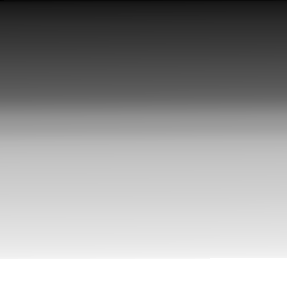
#> input picture Parte2/img1_tp.png, 287 x 288 px
$ jupyter execute TP1_parte2.ipynb   (shell and % lines are left out)
#> lines starting #> are read from the running program, lines starting #| are printed output that depends on the picture; after the words box and inside, x2 and y2 are one past the last pixel; in counts of white or black regions, pixels touching at a corner belong together; long printed decimals are rounded
[cell 1]
#Parte 2:
#   1-Para las imágenes img1_tp. y img2_tp.png leerlas con OpenCV en escala de grisas y visualizarlas.


#%matplotlib qt
# OpenCV-Python utiliza NumPy para el manejo de imágenes
import numpy as np
# cv2 es el módulo python para acceder a OpenCV
import cv2 as cv
# Usamos las poderosas herramientas de graficación de matplotlib para mostrar imágenes, perfiles, histogramas, etc
import matplotlib.pyplot as plt

[cell 2]
# Lee las dos imágenes en escala de grises
imagen1 = cv.imread('img1_tp.png', cv.IMREAD_GRAYSCALE)
#> imagen1 is the input picture: shape (288, 287); min 2, max 255, mean 154.8


# Lee las dos imágenes en escala de grises
imagen1 = cv.imread('img1_tp.png', cv.IMREAD_GRAYSCALE)
imagen2 = cv.imread('img2_tp.png', cv.IMREAD_GRAYSCALE)
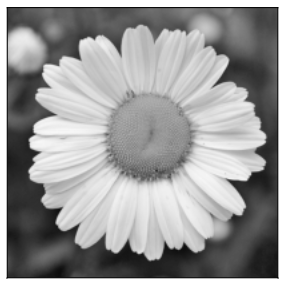
#> input picture Parte2/img2_tp.png, 287 x 288 px
#> imagen2 is the input picture: shape (288, 287); min 2, max 255, mean 154.8

# Dimensión de la imagen
print(f'Tamaño imagen 1: {imagen1.shape} pix')
#| Tamaño imagen 1: (288, 287) pix
print(imagen1)
#> (printed output is left out)

print(f'Tamaño imagen 2: {imagen2.shape} pix')
#| Tamaño imagen 2: (288, 287) pix
print(imagen2)
#> (printed output is left out)

[cell 3]
# Visualiza las dos imágenes
plt.subplot(1, 2, 1)
plt.imshow(imagen1, cmap='gray')
plt.title('Imagen 1')

plt.subplot(1, 2, 2)
plt.imshow(imagen2, cmap='gray')
plt.title('Imagen 2')

plt.show()

[cell 4]
# Visualiza las imágenes
cv.imshow('Imagen 1', imagen1)
cv.imshow('Imagen 2', imagen2)

# Espera hasta que se presione una tecla y luego cierra las ventanas
cv.waitKey(0)
cv.destroyAllWindows()

[cell 5]
#   2-Elija el numero de bins que crea conveniente y grafique su histograma, compare los histogramas entre si.
#   Explicar lo que se observa, si tuviera que entrenar un modelo de clasificación/detección de imágenes,
#   considera que puede ser de utilidad tomar como ‘features’ a los histogramas?

[cell 6]
img1 = cv.imread('img1_tp.png')
img2 = cv.imread('img2_tp.png')
# Elija el número de bins que crea conveniente
num_bins = 50

# Calcula los histogramas
hist_imagen1 = cv.calcHist([img1], [0], None, [num_bins], [0, 256])
#> hist_imagen1 = 50 values, max 8400 at index 49, min 4 at index 0, mean 1653.1
hist_imagen2 = cv.calcHist([img2], [0], None, [num_bins], [0, 256])
#> hist_imagen2 has the same summary as hist_imagen1

# Grafica los histogramas
plt.figure(figsize=(10, 5))

plt.subplot(1, 2, 1)
plt.plot(hist_imagen1, color='b')
plt.title('Histograma Imagen 1')
plt.xlabel('Intensidad de píxel')
plt.ylabel('Frecuencia')

plt.subplot(1, 2, 2)
plt.plot(hist_imagen2, color='r')
plt.title('Histograma Imagen 2')
plt.xlabel('Intensidad de píxel')
plt.ylabel('Frecuencia')

# Muestra los histogramas en ventanas emergentes
plt.show()
#> figure, not shown here; panel 1: curve peaks at x = 49, y = 8400; panel 2: curve peaks at x = 49, y = 8400

Consigna: Explicar lo que se observa, si tuviera que entrenar un modelo de clasificación/detección de imágenes,
considera que puede ser de utilidad tomar como ‘features’ a los histogramas?
Respuesta:
Los histogramas de dos imágenes son prácticamente idénticos, esto sugiere que las distribuciones de intensidades de píxeles en ambas imágenes son muy similares. En este caso, los histogramas pueden no ser características útiles para distinguir entre estas dos imágenes específicas.

[cell 7]
hsv1 = cv.cvtColor(img1, cv.COLOR_BGR2HSV)
#> hsv1: shape (288, 287, 3); mean H, S, V 0, 0, 154.8
hist1 = cv.calcHist([hsv1], channels=[0, 2], mask=None, histSize=[180, 256], ranges=[0, 180, 0, 255])
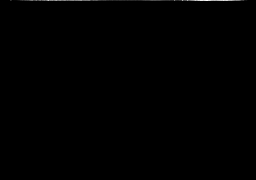
#> hist1: shape (180, 256) float32; min 0, max 811, mean 1.6; drawn with min black and max white
plt.figure()
plt.imshow(hist1, cmap='jet')
plt.show()

hsv2 = cv.cvtColor(img2, cv.COLOR_BGR2HSV)
#> hsv2: shape (288, 287, 3); mean H, S, V 0, 0, 154.8
hist2 = cv.calcHist([hsv2], channels=[0, 2], mask=None, histSize=[180, 256], ranges=[0, 180, 0, 255])
plt.figure()
plt.imshow(hist2, cmap='jet')
plt.show()

[cell 8]
#Si queremos que las imágenes sean mostradas en una ventana emergente quitar el inline
#%matplotlib

import numpy as np
import cv2 as cv
import matplotlib.pyplot as plt

[cell 9]
# Cargar la imagen color
img_color = cv.imread('segmentacion.png')
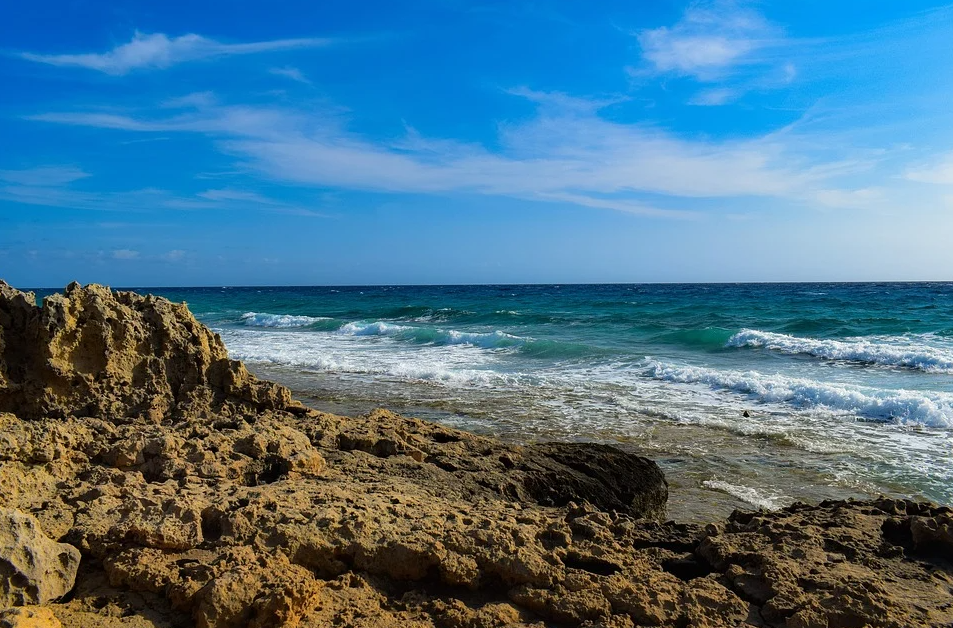
#> input picture Parte2/segmentacion.png, 953 x 628 px
#> img_color is the input picture: shape (628, 953, 3); mean B, G, R 139, 116.4, 76.1
imgRGB = cv.cvtColor(img_color, cv.COLOR_BGR2RGB)

plt.figure(1)
plt.imshow(imgRGB)
plt.show()

[cell 10]
# Tomamos una muestra del cielo
img_muestra_cielo = imgRGB[0:272, 0:944,:]
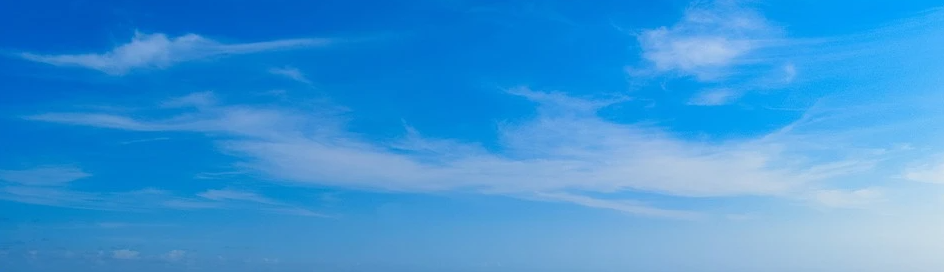
#> img_muestra_cielo: shape (272, 944, 3); mean R, G, B 60.8, 150.5, 216
plt.figure(2)
plt.imshow(img_muestra_cielo)
plt.show()

# Tomamos una muestra del cielo
img_muestra_agua = imgRGB[285:339, 470:944,:]
plt.figure(2)
plt.imshow(img_muestra_agua)
plt.show()

# Tomamos una muestra del cielo
img_muestra_tierra = imgRGB[450:624, 0:475 ,:]
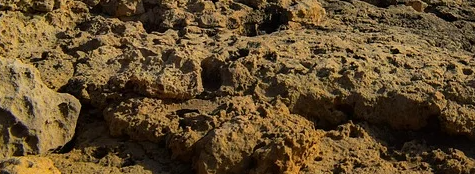
#> img_muestra_tierra: shape (174, 475, 3); mean R, G, B 98.2, 76.4, 45.1
plt.figure(2)
plt.imshow(img_muestra_tierra)
plt.show()

[cell 11]
# Pintemos de blanco los puntos que estén cerca de la media en un radio menor que 3 sigmas
# para ¨capturar¨ el 99.7 % de pixeles.
def segmentar(color_mean,color_std,segmento):
    n_sigma = 3
    mask = cv.inRange(imgRGB, color_mean-color_std * n_sigma,  color_mean+color_std * n_sigma)
    img_segmentada = cv.bitwise_and(imgRGB, imgRGB, mask=mask)

    plt.figure(3)
    plt.imshow(img_segmentada)
    plt.title('Segmentacion de '+segmento)
    plt.show()

[cell 12]
# Calculamos un modelo estadístico sencillo para caracterizar
#el color del cielo en el espacio RGB
color_mean_cielo, color_std_cielo = cv.meanStdDev(img_muestra_cielo)
#> color_mean_cielo = [60.81, 150.5, 216]; color_std_cielo = [57.78, 29.19, 16.16]
print(color_mean_cielo.flatten().tolist())
#| [60.805, 150.521, 216.042]
print(color_std_cielo.flatten().tolist())
#| [57.778, 29.189, 16.163]
segmentar(color_mean_cielo,color_std_cielo,'cielo')
#> in segmentar, `mask = cv.inRange(imgRGB, color_mean-color_std * n_sigma,  color_mean+..`:
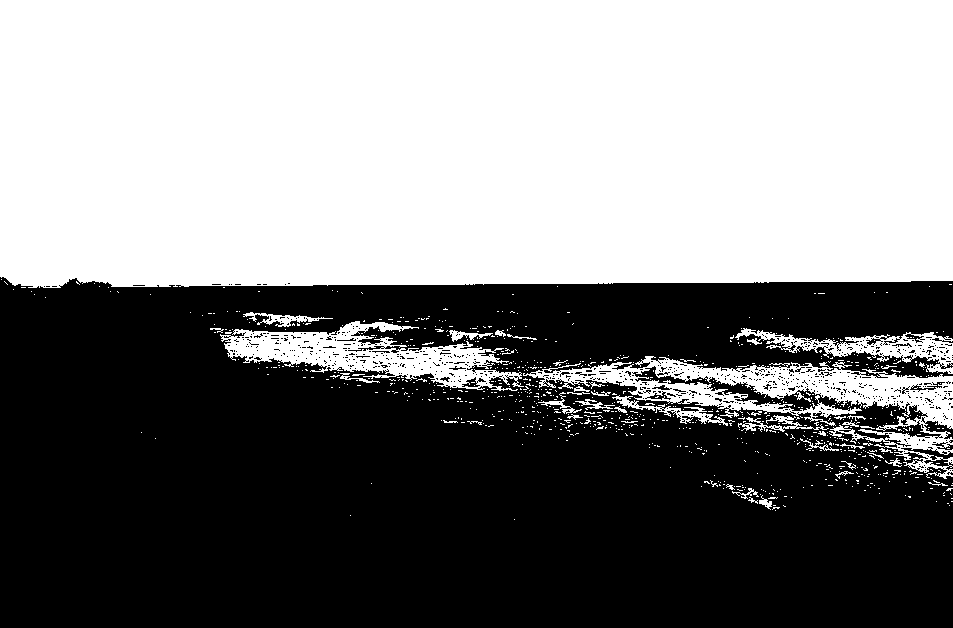
#> mask: shape (628, 953); 50.3% white; 762 black regions (744 under 20 px), largest, box (x1, y1, x2, y2) and area: (0, 277, 953, 628) 293780, (901, 447, 953, 470) 346, (921, 417, 953, 439) 242
#> in segmentar, `img_segmentada = cv.bitwise_and(imgRGB, imgRGB, mask=mask)`:
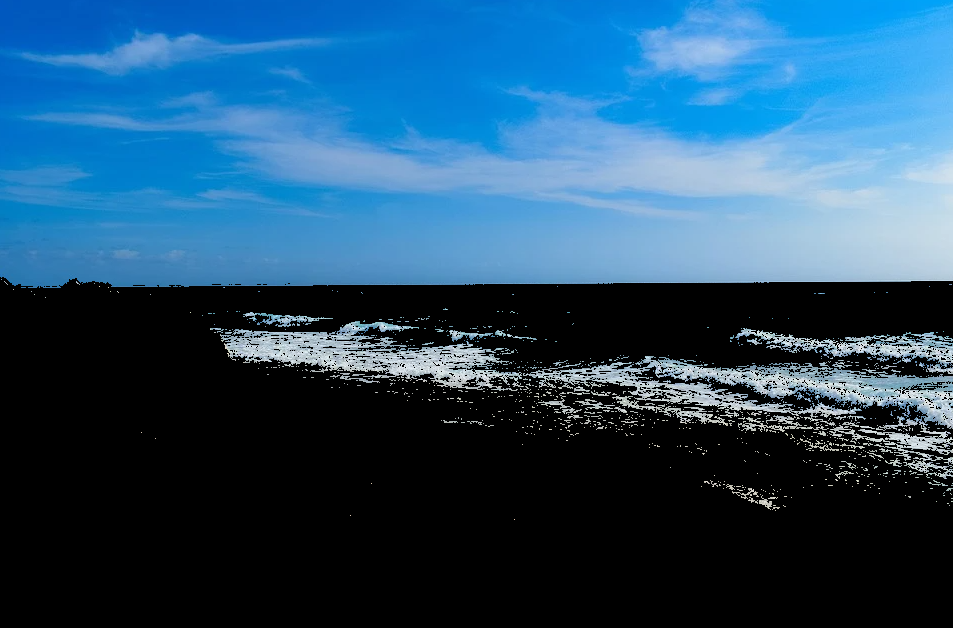
#> img_segmentada: shape (628, 953, 3); mean R, G, B 37.2, 78, 107.6

# Calculamos un modelo estadístico sencillo para caracterizar
#el color del agua en el espacio RGB
color_mean_agua, color_std_agua = cv.meanStdDev(img_muestra_agua)
#> color_mean_agua = [21.81, 86.5, 108]; color_std_agua = [32.67, 28.15, 25.91]
print(color_mean_agua.flatten().tolist())
#| [21.811, 86.500, 108.030]
print(color_std_agua.flatten().tolist())
#| [32.673, 28.146, 25.912]
segmentar(color_mean_agua,color_std_agua,'agua')
#> call 2 of segmentar, with color_mean = array of shape (3, 1), color_std = array of shape (3, 1), segmento = 'agua'
#> in segmentar (call 2), `mask = cv.inRange(imgRGB, color_mean-color_std * n_sigma,  color_mean+..`: mask: shape (628, 953); 21.7% white; 6087 white regions (5746 under 20 px), largest, box (x1, y1, x2, y2) and area: (0, 240, 953, 381) 61121, (244, 359, 953, 613) 30141, (633, 366, 946, 436) 3557
#> in segmentar (call 2), `img_segmentada = cv.bitwise_and(imgRGB, imgRGB, mask=mask)`:
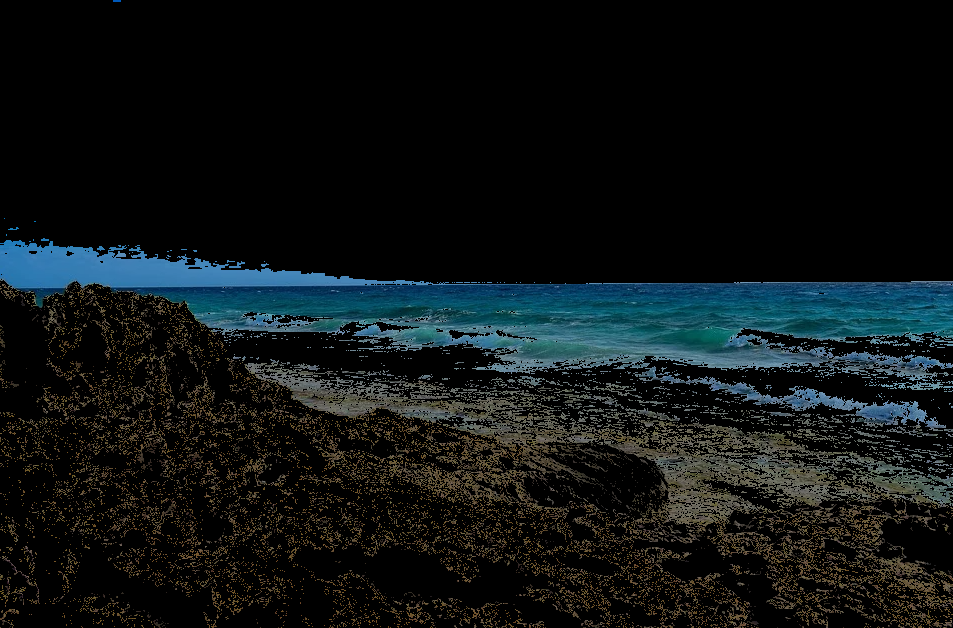
#> img_segmentada: shape (628, 953, 3); mean R, G, B 14.3, 19.6, 20.4

# Calculamos un modelo estadístico sencillo para caracterizar
# el color de la tierra en el espacio RGB
color_mean_tierra, color_std_tierra = cv.meanStdDev(img_muestra_tierra)
#> color_mean_tierra = [98.24, 76.41, 45.08]; color_std_tierra = [58.91, 51.75, 37.26]
print(color_mean_tierra.flatten().tolist())
#| [98.239, 76.412, 45.079]
print(color_std_tierra.flatten().tolist())
#| [58.907, 51.747, 37.257]
segmentar(color_mean_tierra,color_std_tierra,'tierra')
#> call 3 of segmentar, with color_mean = array of shape (3, 1), color_std = array of shape (3, 1), segmento = 'tierra'
#> in segmentar (call 3), `mask = cv.inRange(imgRGB, color_mean-color_std * n_sigma,  color_mean+..`:
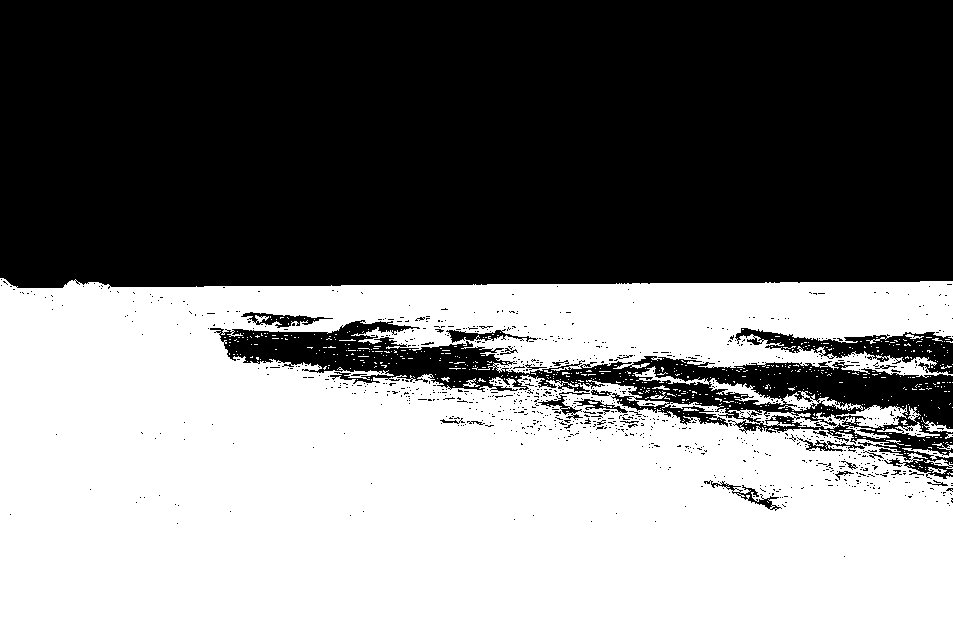
#> mask: shape (628, 953); 48.6% white; 608 white regions (588 under 20 px), largest, box (x1, y1, x2, y2) and area: (0, 278, 953, 628) 285387, (633, 366, 863, 411) 1548, (836, 405, 908, 428) 797
#> in segmentar (call 3), `img_segmentada = cv.bitwise_and(imgRGB, imgRGB, mask=mask)`:
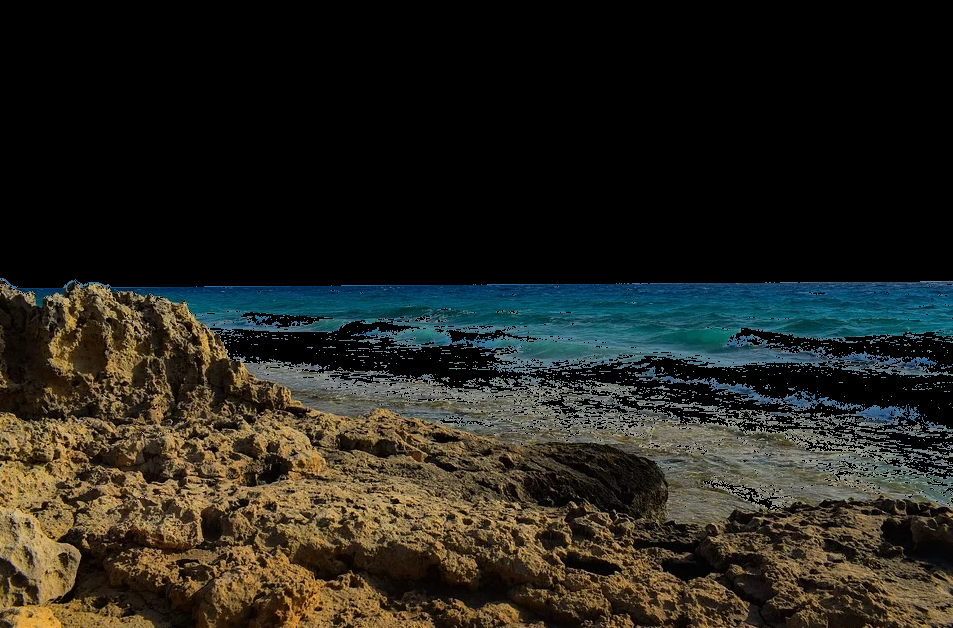
#> img_segmentada: shape (628, 953, 3); mean R, G, B 37.3, 36.6, 29.5
